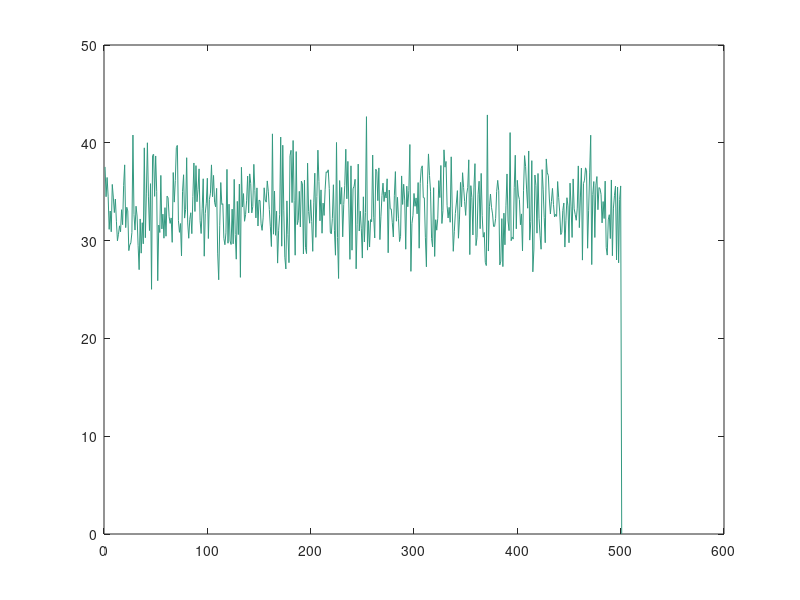

Reproduce this figure in MATLAB.
errors = csvread('MLP_errors.txt');
errors = errors(:,1:size(errors,2)-1);
f = figure();
plot(min(errors'), 'Color', [0.2 0.6 0.5]);
saveas(f,'plot.svg');


% plot(mean(errors'), 'Color', [0.2 0.6 0.5])
% hold on
% h = errorbar(mean(errors'), std(errors') * sqrt(size(errors,2)-1), 'k.'); % 0.6198 = 1.96 * sqrt(10), where 10 is sample size

exit;